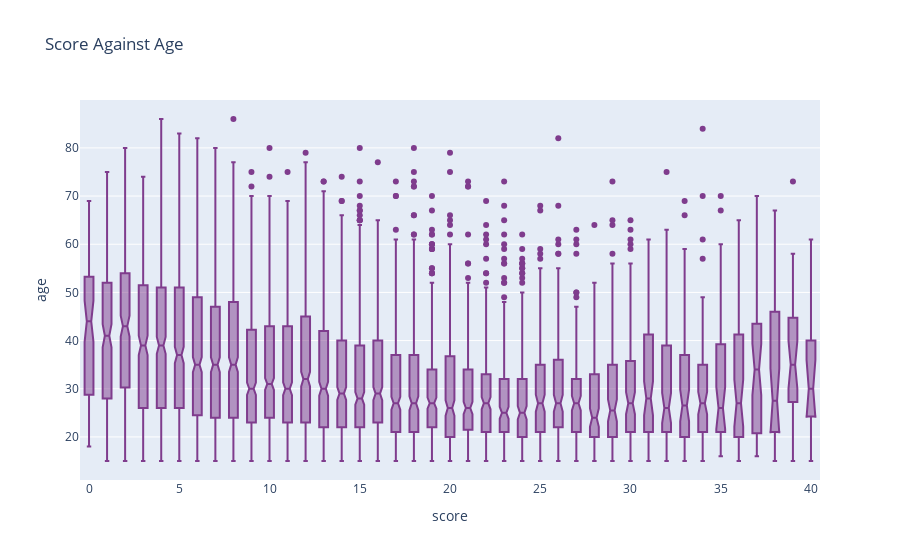

The notebook cell saved with this chart:
### Markdown cell above
We can see here that there are some ages that make absolutely no sense, so lets remove them. We will also remove any ages that are less than 14 as that is what the codebook text stated to omit.

### Code cell
df = df[(df.age < 100) & (df.age > 14)]

#Lets do a box plot to get a better idea how these distributions compare
px.box(
    df,
    x="score",
    y="age",
    notched=True,
    color_discrete_sequence=px.colors.qualitative.Bold,
    title="Score Against Age",
)

### Figure 1 — Plotly figure (JSON) as saved in the notebook; plotly's stock layout.template omitted (floating-point values rounded to 4 significant figures; data arrays with more than 128 entries replaced by an {"elided": "..."} marker saying what was removed)
{"data": [{"alignmentgroup": "True", "hovertemplate": "score=%{x}<br>age=%{y}<extra></extra>", "legendgroup": "", "marker": {"color": "rgb(127, 60, 141)"}, "name": "", "notched": true, "offsetgroup": "", "orientation": "v", "showlegend": false, "type": "box", "x": {"elided": "11131 int values"}, "x0": " ", "xaxis": "x", "y": {"elided": "11131 int values"}, "y0": " ", "yaxis": "y"}], "layout": {"boxmode": "group", "legend": {"tracegroupgap": 0}, "title": {"text": "Score Against Age"}, "xaxis": {"anchor": "y", "domain": [0, 1], "title": {"text": "score"}}, "yaxis": {"anchor": "x", "domain": [0, 1], "title": {"text": "age"}}}}
